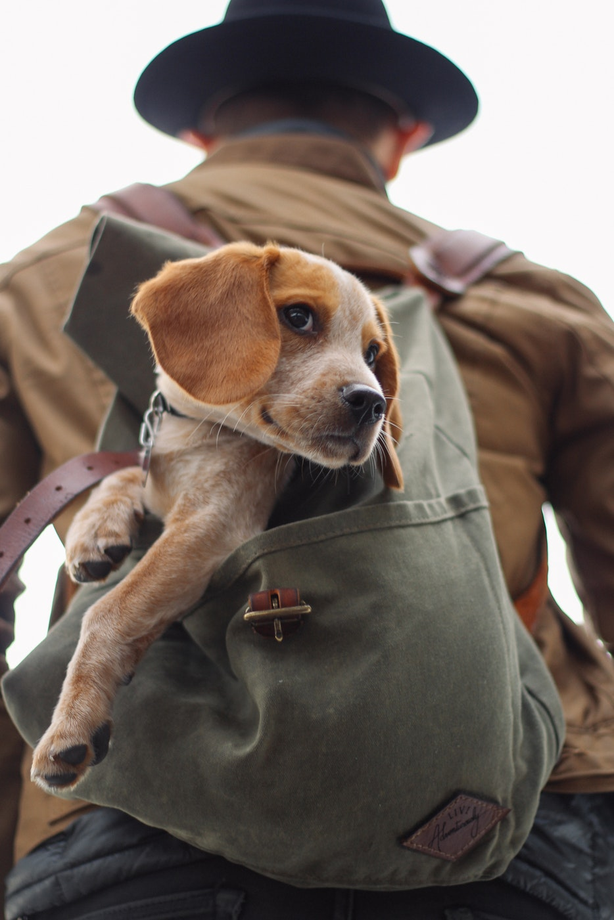
#> input picture DATA/dog_backpack.png, 614 x 920 px, shrunk from 934 x 1401 before the run
$ python 3.py
#> lines starting #> are read from the running program, lines starting #| are printed output that depends on the picture
# -*- coding: utf-8 -*-

import cv2

img1 = cv2.imread('../DATA/dog_backpack.png')
#> img1 is the input picture: shape (920, 614, 3); mean B, G, R 99.5, 106.7, 118.1
img1 = cv2.cvtColor(img1, cv2.COLOR_BGR2RGB)
img2 = cv2.imread('../DATA/watermark_no_copy.png')
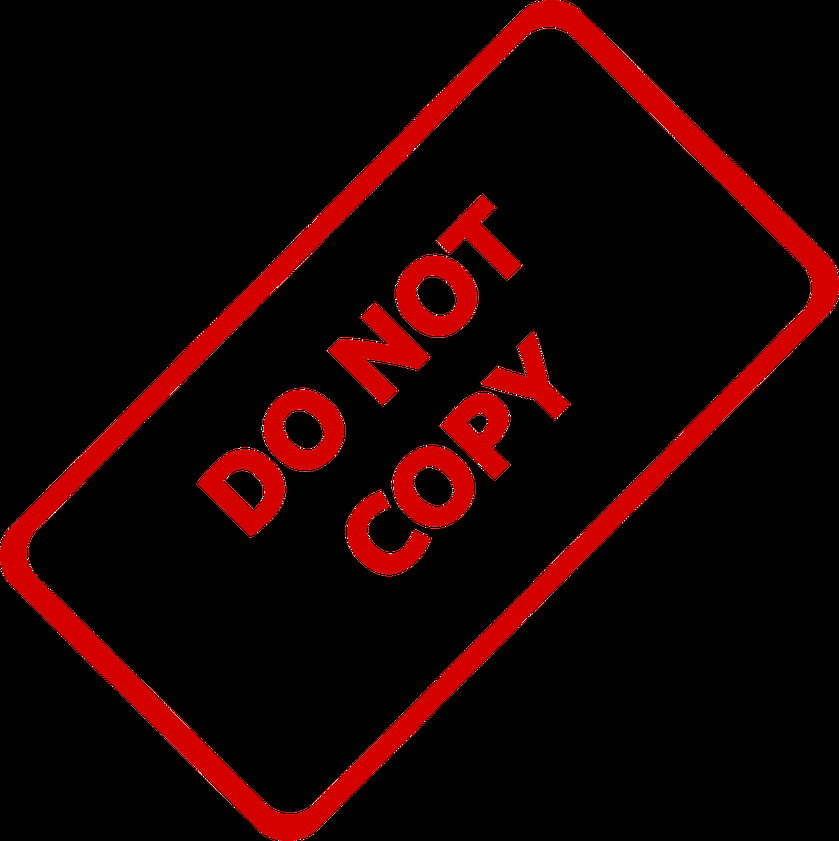
#> input picture DATA/watermark_no_copy.png, 839 x 841 px, shrunk from 1277 x 1280 before the run
#> img2 is the input picture: shape (841, 839, 3); mean B, G, R 0.6, 0.6, 26.4
img2 = cv2.cvtColor(img2, cv2.COLOR_BGR2RGB)

import matplotlib.pyplot as plt
plt.imshow(img1)

plt.imshow(img2)
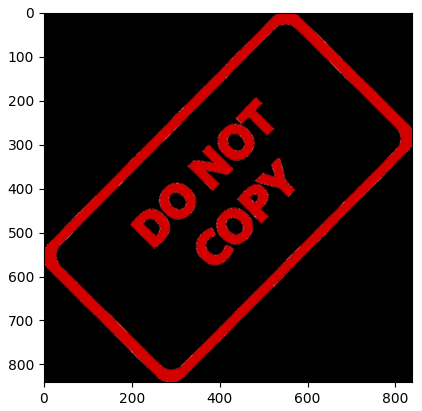
#> figure drawn by matplotlib, 1 panel
